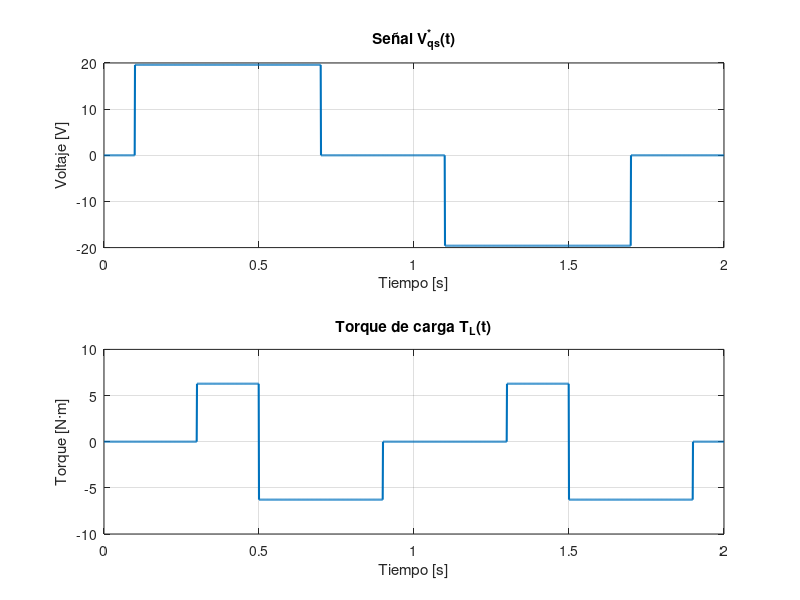

The MATLAB source for this figure:
function [t, v_qs, T_L] = G_Entradas()

%% Tiempo
t = 0:0.001:2;   % 0 a 2 segundos

%% Inicialización
v_qs = zeros(size(t));
T_L  = zeros(size(t));

%% ---------------------------
% --- Señal v_qs(t) ---
for k = 1:length(t)
    if t(k) >= 0.1 && t(k) < 0.7
        v_qs(k) = 19.596;
    elseif t(k) >= 0.7 && t(k) < 1.1
        v_qs(k) = 0;
    elseif t(k) >= 1.1 && t(k) < 1.7
        v_qs(k) = -19.596;        
    else
        v_qs(k) = 0;
    end
end

% --- Señal T_L(t) ---
for k = 1:length(t)
    if t(k) >= 0.3 && t(k) < 0.5
        T_L(k) = 6.28;
    elseif t(k) >= 0.5 && t(k) < 0.9
        T_L(k) = -6.28;
    elseif t(k) >= 1.3 && t(k) < 1.5
        T_L(k) = 6.28;
    elseif t(k) >= 1.5 && t(k) < 1.9
        T_L(k) = -6.28;
    else
        T_L(k) = 0;
    end
end
%% ---------------------------
% Gráficos
% ---------------------------

figure;

subplot(2,1,1)
plot(t, v_qs, 'LineWidth', 1.5)
grid on
title('Señal V^{*}_{qs}(t)')
xlabel('Tiempo [s]')
ylabel('Voltaje [V]')

subplot(2,1,2)
plot(t, T_L, 'LineWidth', 1.5)
grid on
title('Torque de carga T_L(t)')
xlabel('Tiempo [s]')
ylabel('Torque [N·m]')
end
